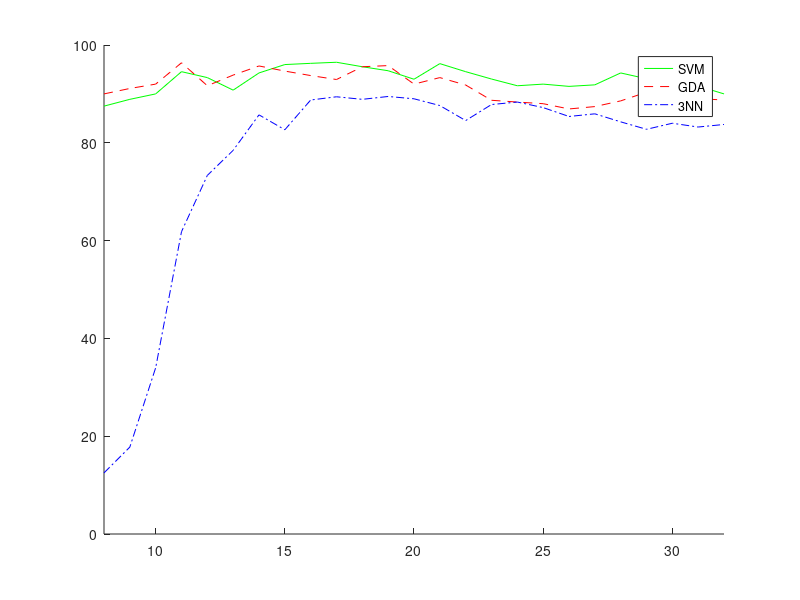

This figure's MATLAB source: (Note: this script raises an error after producing the figure.)
%3NN with 5 apps
  %Values for user counts from 4 through 42
test_mean_err_knn= ...
[ ...
0 0 0 3 4 5 6 7 7.400000e+00 6.600000e+00 4.200000e+00 3.200000e+00 2.800000e+00 2 2.600000e+00 1.800000e+00 1.800000e+00 2 2 2.200000e+00 2.600000e+00 3.400000e+00 2.800000e+00 2.800000e+00 3.200000e+00 3.800000e+00 3.800000e+00 4.400000e+00 5 4.800000e+00 5.200000e+00 5.200000e+00 5.800000e+00 5.800000e+00 5.800000e+00 6.600000e+00 6.800000e+00 6.400000e+00 7 7.400000e+00 7.600000e+00 8 ...
];

count=1;
knn_acc=[];
for i=1:size(test_mean_err_knn,2)
  acc=(count-test_mean_err_knn(1,i))/count;
  knn_acc=[knn_acc;acc];
  count=count+1;
end


%GDA with 5 apps
  %Values for user counts from 4 through 42
test_mean_err_gda= ...
[ ...
0 0 0 3 2.400000e+00 2 1.200000e+00 8.000000e-01 8.000000e-01 8.000000e-01 4.000000e-01 1 8.000000e-01 6.000000e-01 8.000000e-01 1 1.200000e+00 8.000000e-01 8.000000e-01 1.600000e+00 1.400000e+00 1.800000e+00 2.600000e+00 2.800000e+00 3 3.400000e+00 3.400000e+00 3.200000e+00 2.800000e+00 2.800000e+00 3.400000e+00 3.600000e+00 4.600000e+00 5 5.200000e+00 4.800000e+00 5 4.200000e+00 4.800000e+00 5.200000e+00 5.200000e+00 5.200000e+00 ...
];

count=1;
gda_acc=[];
for i=1:size(test_mean_err_gda,2)
  acc=(count-test_mean_err_gda(1,i))/count;
  gda_acc=[gda_acc;acc];
  count=count+1;
end




%SVM with 5 apps
  %Values only for user counts from 8 through 32
  % picked up from inc_users_svm.log and inc_users_svm_1.log

test_err_svm= ...
[ ...
0 0 0 0 0 %Added on Jan 26, 2016
0 0 0 0 0 %Added on Jan 26, 2016
0 0 0 0 0 %Added on Jan 26, 2016
0 0 0 0 0 %Added on Jan 26, 2016
0 0 0 0 0 %Added on Jan 26, 2016
0 0 0 0 0 %Added on Jan 26, 2016
0 0 0 0 0 %Added on Jan 26, 2016
1 2 0 1 1 %Added on Jan 26, 2016
1 1 1 1 1 %Added on Jan 26, 2016
1 1 1 1 1 
0 2 0 1 0 
1 1 0 2 0 
2 1 0 3 0 
1 1 0 2 0 
2 0 0 1 0 
2 0 0 1 0 
2 0 0 1 0 
1 1 1 1 0 
1 2 1 1 0 
1 2 1 1 2 
1 2 0 1 0 
1 2 0 1 2 
3 2 1 1 1 
4 2 1 1 2 
4 2 1 1 2 
4 2 1 1 3 
4 2 1 1 3 
3 1 1 1 2 
4 1 2 1 2 
5 3 1 1 2 
5 3 1 2 2 
8 2 1 3 2 

];

test_mean_err_svm=mean(test_err_svm');
count=1;
svm_acc=[];
for i=1:size(test_mean_err_svm,2)
  acc=(count-test_mean_err_svm(1,i))/count;
  svm_acc=[svm_acc;acc];
  count=count+1;
end

%End SVM with 5 apps


knn_acc=knn_acc*100;
gda_acc=gda_acc*100;
svm_acc=svm_acc*100;


hold on;
axis([8 32  0 100]);
%plot((4:42),svm_acc,'k--');
plot((8:32),svm_acc(8:32,:),'g-');
plot((8:32),gda_acc(8:32,:),'r--');
plot((8:32),knn_acc(8:32,:),'b-.');


%xlabel('No. of enrolled users');
%ylabel('Correctly classified app usage sessions(%)');

h_legend=legend('SVM','GDA','3NN');
toplot_legend('# Enrolled Users','Session Classification Accuracy(%)','',h_legend);

%h = findobj(gca,'Type','text');
set(gca,'FontSize',15);

print -depsc '/export/scratch/vaibhav/MoST_paper/figures/inc_users_42_3'
